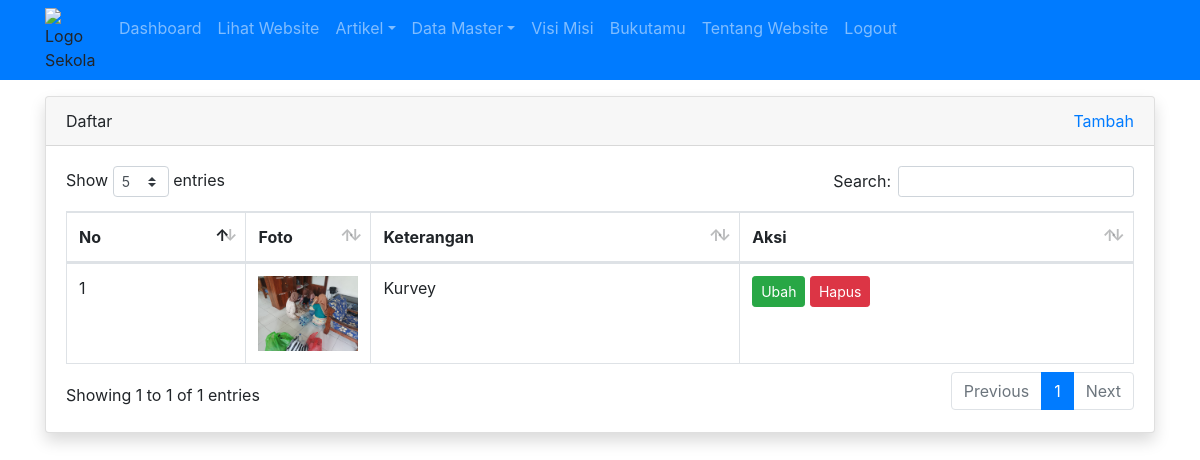
/admin/galeri/index.php?key=Kurvey (signed in), run on the app's committed database.
### tables this page shows
CREATE TABLE `tbl_galeri` (
  `id` int(11) NOT NULL,
  `foto` varchar(50) NOT NULL,
  `keterangan` varchar(50) NOT NULL,
  `created_at` timestamp NOT NULL DEFAULT current_timestamp(),
  `updated_at` datetime DEFAULT NULL
);

### admin/galeri/index.php (the view, shortened to what this page needs)
<?php
require_once '../../koneksi.php';
?>
<!DOCTYPE html>
<html>
<head>
	<link rel="stylesheet" href="../../resources/datatables/datatables.min.css">
	<link rel="stylesheet" href="../../resources/css/bootstrap.min.css">
</head>
		<body>
	<?php require_once '../navbar.php'; ?>
	<div class="container mt-3">
		<div class="row">
			<div class="col">
				<div class="card shadow">
					<div class="card-header">
						<div class="clearfix">
							<div class="float-left">
								Daftar
							</div>
							<div class="float-right">
								<a href="tambah-galeri.php">Tambah</a>
							</div>
							</div>
					</div>
					<div class="card-body">
						<table id="table_id" class="dataTable table table-bordered">
						    <thead>
						        <tr>
						            <th>No</th>
						            <th width="50px">Foto</th>
						            <th>Keterangan</th>
						            <th>Aksi</th>
						        </tr>
						    </thead>
							<tbody>
								<?php
								$no = 1;
									$where = " WHERE 1=1 ";
									if(isset($_GET['key'])){
										$where .= " AND keterangan LIKE '%".addslashes($_GET['key'])."%' ";
									}
									$galeri = mysqli_query($koneksi, "SELECT * FROM tbl_galeri $where ORDER BY id DESC");
									if(mysqli_num_rows($galeri) > 0){
										while($p = mysqli_fetch_array($galeri)){
								?>
								<tr>
									<td><?= $no++ ?></td>
									<td><img src="../../images/galeri/<?= $p['foto'] ?>" width="100px"></td>
									<td><?= $p['keterangan'] ?></td>
										<td>
						        			<a href="ubah.php?id=<?= $p['id'] ?>" class="btn btn-success btn-sm">Ubah</a>
											<a href="hapus.php?idgaleri=<?= $p['id'] ?>" class="btn btn-danger btn-sm" onclick="return confirm('apakah anda yakin?')">Hapus</a>
						        		</td>
								</tr>
							<?php }}else{ ?>
								<tr>
									<td colspan="4">Data tidak ada</td>
								</tr>
							<?php } ?>
							</tbody>
						</table>
						</div>
				</div>
			</div>
		</div>
	</div>
</body>
</html>

### data on the page
tbl_galeri: foto (picture), keterangan "Kurvey"
